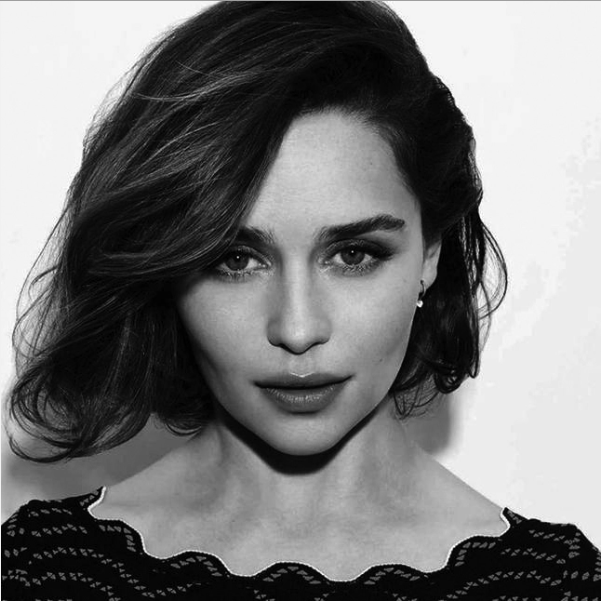
#> input picture Assignment 26/6/im1.png, 601 x 601 px, found by its file name
$ python main.py
#> lines starting #> are read from the running program, lines starting #| are printed output that depends on the picture; after the words box and inside, x2 and y2 are one past the last pixel; in counts of white or black regions, pixels touching at a corner belong together
import cv2

image = cv2.imread("6/im1.png")
#> image is the input picture: shape (601, 601, 3); min 0, max 255, mean 121.4

for i in range(250):
    if i < 100:
        for j in range(100-i, 200-i):
            image[i, j] = 0
    else:
        for s in range(0, 200-i):
            image[i, s] = 0
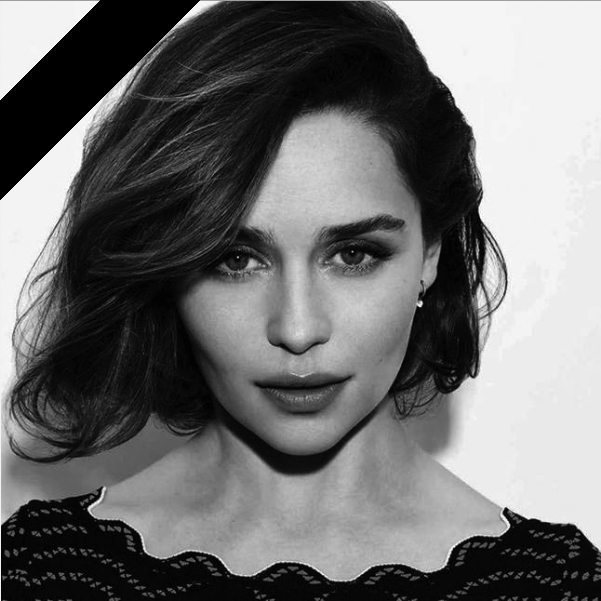
#> image: shape (601, 601, 3); 4.17% of pixels changed, all inside (x1, y1, x2, y2) = (0, 0, 200, 200)

cv2.imshow("output", image)
cv2.waitKey()
cv2.imwrite("6/output.png",image)
